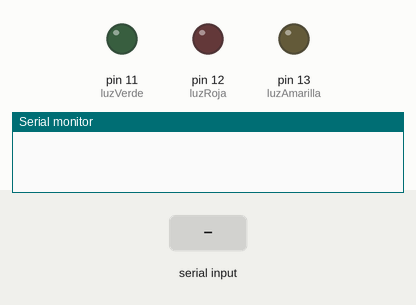
The sketch below on a simulated Arduino Uno, built with avr-gcc and run on an emulated ATmega328P. On the bench: output pins drawn as LEDs (lit = HIGH), the last lines printed to the serial monitor. Inputs (shaded band) come from the test bench.

Above: at 1.2 s.
1.3 s: "1" received over Serial
At 1.8 s:
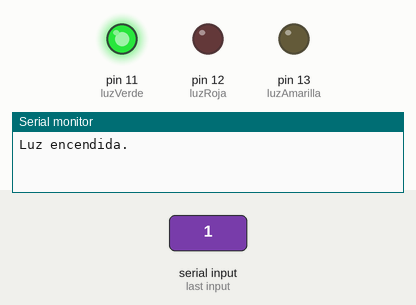
2.8 s: "7" received over Serial
At 3.4 s:
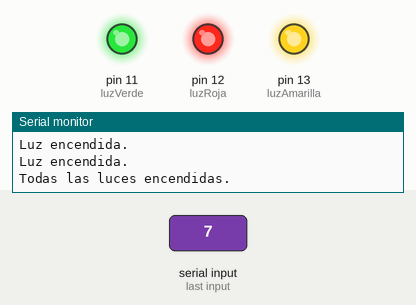
4.3 s: "2" received over Serial
At 5.3 s:
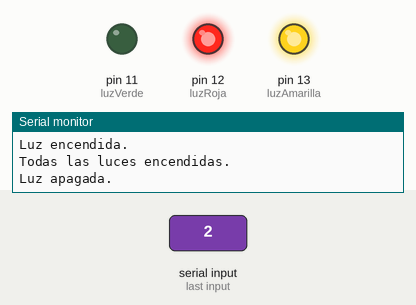
Timing chart, 0 to 7.3 s (numbered marks = the images above; inputs shaded):
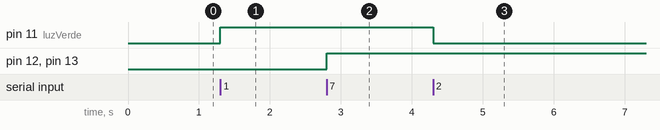

Measured:
- after the input at 1.3 s, pin 11 (luzVerde): LOW → HIGH at once
- after the input at 2.8 s, pin 12 (luzRoja), pin 13 (luzAmarilla): LOW → HIGH at once
- after the input at 4.3 s, pin 11 (luzVerde): HIGH → LOW at once

The sketch:

bodacious_kup1.ino
```cpp
//tinkercad-link -- https://www.tinkercad.com/things/eBV21szmaui-bodacious-kup?sharecode=Tn1dcrVD5zXwbTv8JiMqrlCwvzzigzQqaEryu0SXqVI

//Definimos variables

const int luzAmarilla = 13;
const int luzRoja = 12;
const int luzVerde = 11;

//Definimos el estado inicial de las luces (apagadas)

bool estadoLuzAmarilla = false;
bool estadoLuzRoja = false;
bool estadoLuzVerde = false;
bool estadoTodasLasLuces = false; // Nuevo estado para todas las luces


//Configuramos las variables de las luces como salida

void setup() {
  pinMode(luzAmarilla, OUTPUT);
  pinMode(luzRoja, OUTPUT);
  pinMode(luzVerde, OUTPUT);

  Serial.begin(9600); // Iniciamos la comunicación serial a 9600 baudios
}

void loop() {
  if (Serial.available()) {      // Verificamos si hay datos disponibles en el puerto serial
    char opcion = Serial.read(); // Leemos un carácter del puerto serial
    int c = 0;                   // Variable para el número de parpadeos en el modo intermitente

    switch (opcion) {  // Evaluamos la opción recibida
      case '1':
        alternarLuz(luzVerde, estadoLuzVerde);  // Alternamos la luz verde
        break;
      case '2':
        alternarLuz(luzVerde, estadoLuzVerde);  // Alternamos la luz verde
        break;
      case '3':
        alternarLuz(luzRoja, estadoLuzRoja);    // Alternamos la luz roja
        break;
      case '4':
        alternarLuz(luzRoja, estadoLuzRoja);    // Alternamos la luz roja
        break;
      case '5':
        alternarLuz(luzAmarilla, estadoLuzAmarilla);  // Alternamos la luz amarilla
        break;
      case '6':
        alternarLuz(luzAmarilla, estadoLuzAmarilla);  // Alternamos la luz amarilla
        break;
      case '7':
        alternarTodasLasLuces();  // Encendemos todas las luces
        break;
      case '8':
        alternarTodasLasLuces();    // Apagamos todas las luces
        break;
      case '9':
        Serial.println("Ingrese el numero de parpadeos:");  // Solicitamos el número de parpadeos
        while (!Serial.available()); // Esperamos a que se ingrese un valor
        c = Serial.parseInt();       // Leemos el número de parpadeos
        modoIntermitente(c);         // Activamos el modo intermitente
        break;
      default:
        Serial.println("Opción no válida. Introduzca un número del 1 al 9.");  // Mensaje de opción inválida
        break;
    }
  }
}

void alternarLuz(int luz, bool &estadoLuz) {
  if (estadoLuz) {          // Si la luz está encendida
    apagarLuz(luz);         // Apagamos la luz
  } else {                  // Si la luz está apagada
    encenderLuz(luz);       // Encendemos la luz
  }
  estadoLuz = !estadoLuz;   // Alternamos el estado de la luz
}

void encenderLuz(int luz) {
  digitalWrite(luz, HIGH);  // Encendemos la luz (alto voltaje)
  Serial.println("Luz encendida.");  // Indicamos que la luz está encendida
}

void apagarLuz(int luz) {
  digitalWrite(luz, LOW);  // Apagamos la luz (bajo voltaje)
  Serial.println("Luz apagada.");  // Indicamos que la luz está apagada
}

void encenderTodasLasLuces() {
  encenderLuz(luzVerde);    // Encendemos la luz verde
  encenderLuz(luzRoja);     // Encendemos la luz roja
  encenderLuz(luzAmarilla); // Encendemos la luz amarilla
  Serial.println("Todas las luces encendidas.");  // Indicamos que todas las luces están encendidas
}

void apagarTodasLasLuces() {
  apagarLuz(luzVerde);    // Apagamos la luz verde
  apagarLuz(luzRoja);     // Apagamos la luz roja
  apagarLuz(luzAmarilla); // Apagamos la luz amarilla
  Serial.println("Todas las luces apagadas.");  // Indicamos que todas las luces están apagadas
}
void alternarTodasLasLuces() {
  if (estadoTodasLasLuces) {
    apagarTodasLasLuces(); // Si están encendidas, apagarlas
  } else {
    encenderTodasLasLuces(); // Si están apagadas, encenderlas
  }
  estadoTodasLasLuces = !estadoTodasLasLuces;  // Alternar el estado de todas las luces
}

void modoIntermitente(int c) {
  for (int i = 0; i < c; i++) {  // Ciclo para realizar el número de parpadeos
    encenderTodasLasLuces();  // Encendemos todas las luces
    delay(1000);  // Esperamos 1 segundo
    apagarTodasLasLuces();  // Apagamos todas las luces
    delay(1000);  // Esperamos 1 segundo
  }
  Serial.println("Modo intermitente completado.");  // Indicamos que el modo intermitente ha terminado
}
```
